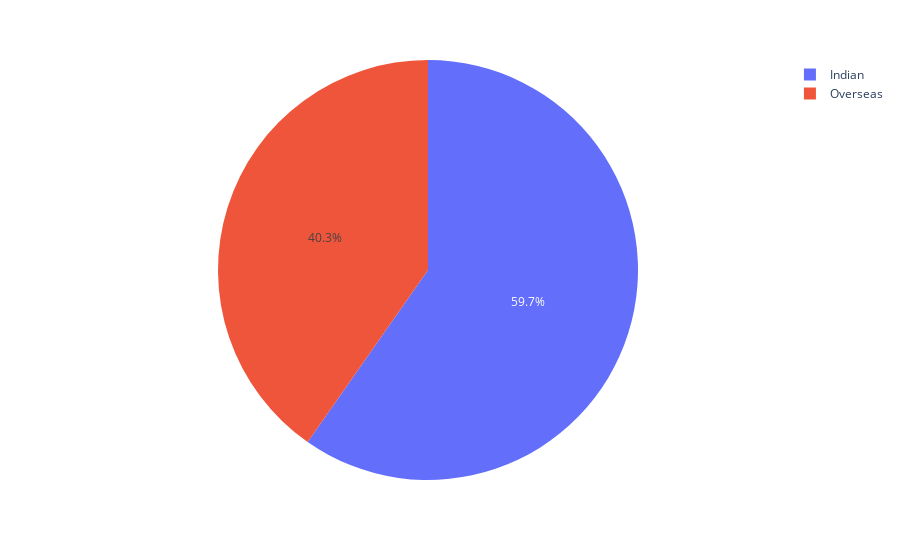

The notebook cell saved with this chart:
### Code cell
fig = px.pie(player_count,values='Strength',names='Domicile')
fig.show()

### Figure 1 — Plotly figure (JSON) as saved in the notebook; plotly's stock layout.template omitted (floating-point values rounded to 4 significant figures)
{"data": [{"domain": {"x": [0, 1], "y": [0, 1]}, "hovertemplate": "Domicile=%{label}<br>Strength=%{value}<extra></extra>", "labels": ["Indian", "Overseas"], "legendgroup": "", "name": "", "showlegend": true, "type": "pie", "values": [83, 56]}], "layout": {"legend": {"tracegroupgap": 0}, "margin": {"t": 60}}}
